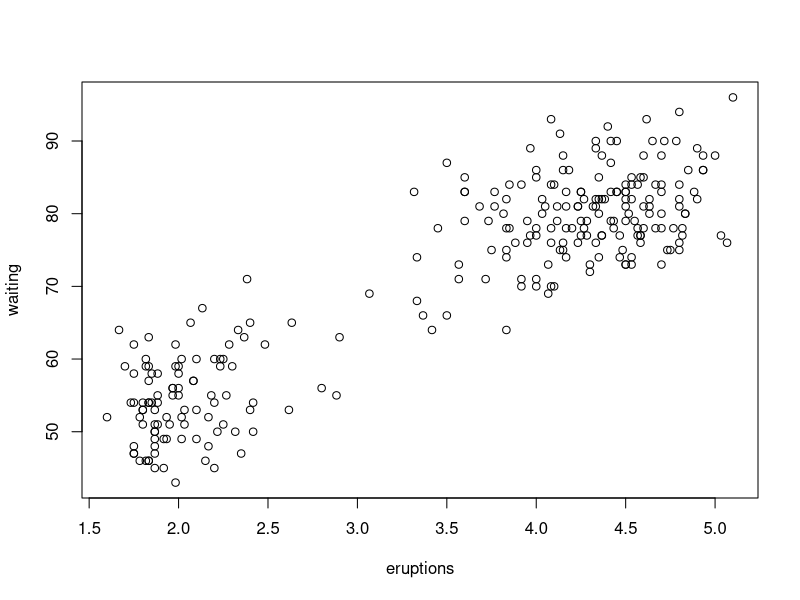
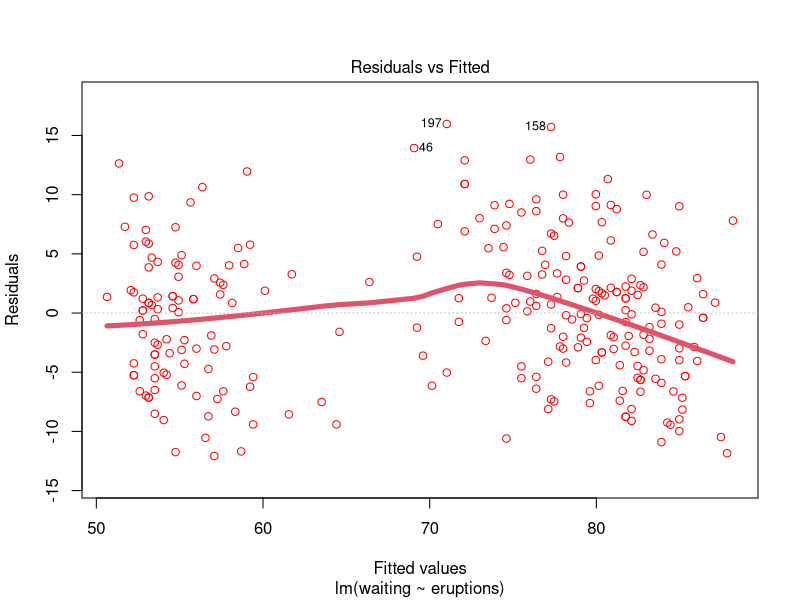
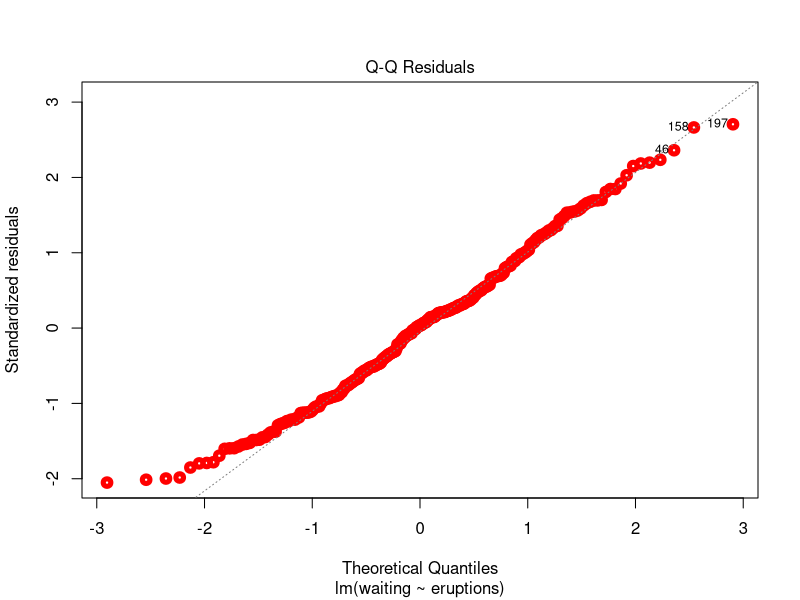
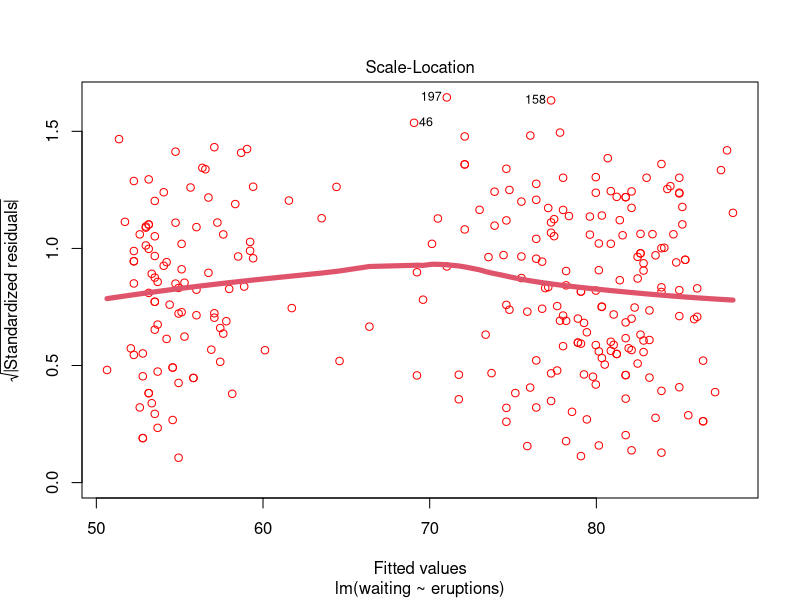
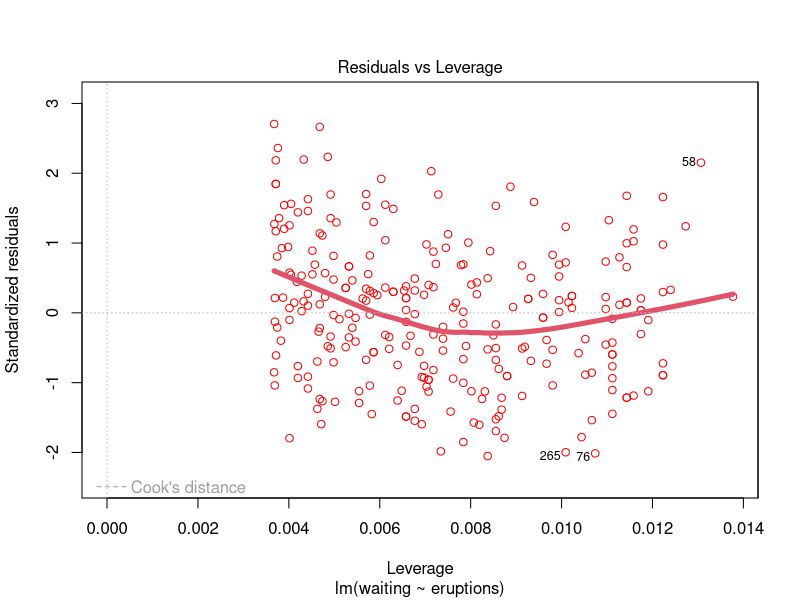
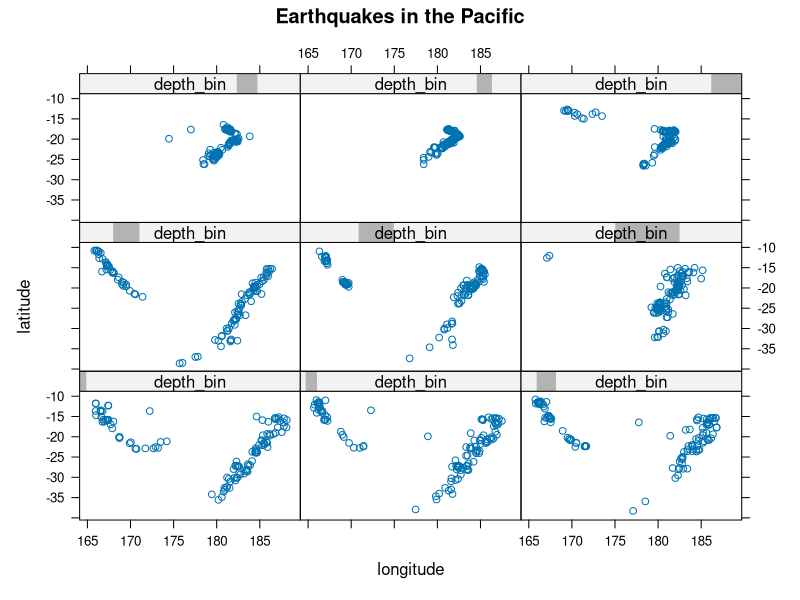

Reproduce these figures in R, in order.
## ---- chunk 1
?faithful
## ---- chunk 2
with(faithful, plot(eruptions, waiting))
## ---- chunk 3
slrModel <- lm(waiting ~ eruptions, data = faithful)
## ---- chunk 4
plot(slrModel, col = "Red", lwd = 5)
## ---- chunk 5
dev.off()
## ---- chunk 6
attach(quakes)
## ---- chunk 7
head(quakes)
str(quakes)
## ---- chunk 8
library(lattice)
depth_bin <- equal.count(quakes$depth, number = 9, overlap = 0)
## ---- chunk 9
xyplot(lat ~long | depth_bin,
main = "Earthquakes in the Pacific",
xlab = "longitude", ylab = "latitude")
## ---- chunk 10
detach(quakes)
